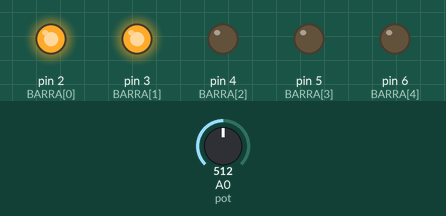
A sketch run on a simulated Arduino Uno, built with avr-gcc and run on an emulated ATmega328P. Shown: output pins drawn as LEDs (lit = HIGH). Inputs (shaded band) come from the test bench; at power-on: A0 (pot) = 512.

Above: at 1.2 s.
1.3 s: A0 (pot) set to 599
2.8 s: A0 (pot) set to 625
At 3.8 s:
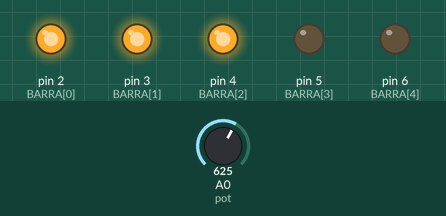
4.3 s: A0 (pot) set to 805
5.8 s: A0 (pot) set to 836
At 6.8 s:
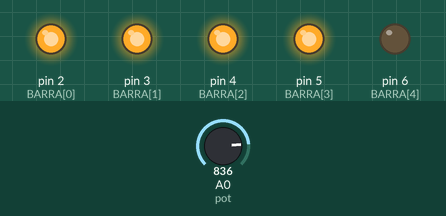
7.3 s: A0 (pot) set to 1012
8.8 s: A0 (pot) set to 1023
At 9.9 s:
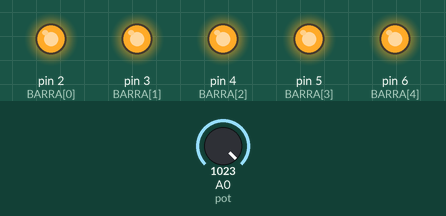
Timing chart, 0 to 11.3 s (numbered marks = the images above; inputs shaded):
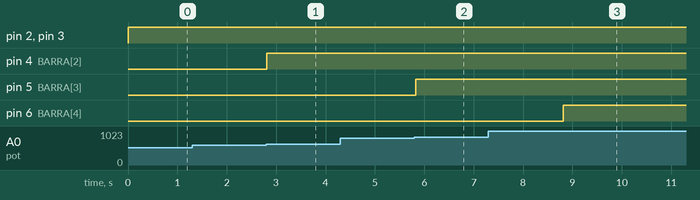

The sketch:

aula29_nivel2.ino
```cpp
// Aula 29 – Nível 2: Função que acende a barra
// pecas: pot A0; led 2 verde; led 3 verde; led 4 amarelo; led 5 amarelo; led 6 vermelho
// acender_barra(nivel) usa o vetor de pinos
#include <Arduino.h>                         // funções do Arduino (pinMode, digitalWrite, delay...)
const int BARRA[] = {2, 3, 4, 5, 6};         // pinos da barra de LEDs
const int N = 5;                             // quantidade de LEDs

void acender_barra(int nivel) {              // acende os 'nivel' primeiros LEDs
  for (int i = 0; i < N; i++) digitalWrite(BARRA[i], i < nivel);   // acende os primeiros 'nivel' LEDs
}

void setup() {                               // roda uma vez, quando a placa liga
  for (int i = 0; i < N; i++) pinMode(BARRA[i], OUTPUT);   // configura os pinos da barra
}

void loop() {                                // repete para sempre
  acender_barra(map(analogRead(A0), 0, 1023, 0, N));   // potenciômetro → 0 a N LEDs
  delay(30);                                 // espera 30 ms
}
```

Measured:
- the behaviour switches between 613 and 614 on A0 (pot) (found by bisection; images 0 and 1)
- the behaviour switches between 818 and 819 on A0 (pot) (found by bisection; images 1 and 2)
- the behaviour switches between 1022 and 1023 on A0 (pot) (found by bisection; images 2 and 3)
- after the input at 1.3 s, every drawn part: stays the same
- after the input at 2.8 s, pin 4 (BARRA[2]): LOW → HIGH at once
- after the input at 4.3 s, every drawn part: stays the same
- after the input at 5.8 s, pin 5 (BARRA[3]): LOW → HIGH at once
- after the input at 7.3 s, every drawn part: stays the same
- after the input at 8.8 s, pin 6 (BARRA[4]): LOW → HIGH at once
